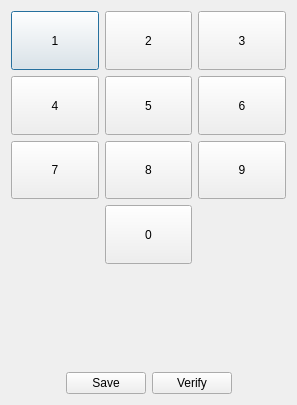
<?xml version="1.0" encoding="UTF-8"?>
<ui version="4.0">
 <class>Dialog</class>
 <widget class="QDialog" name="Dialog">
  <property name="geometry">
   <rect>
    <x>0</x>
    <y>0</y>
    <width>297</width>
    <height>405</height>
   </rect>
  </property>
  <property name="windowTitle">
   <string>Dialog</string>
  </property>
  <property name="styleSheet">
   <string notr="true"/>
  </property>
  <layout class="QVBoxLayout" name="verticalLayout">
   <item>
    <layout class="QGridLayout" name="numbers">
     <item row="0" column="0">
      <widget class="QPushButton" name="Num_1">
       <property name="sizePolicy">
        <sizepolicy hsizetype="Preferred" vsizetype="Preferred">
         <horstretch>0</horstretch>
         <verstretch>0</verstretch>
        </sizepolicy>
       </property>
       <property name="minimumSize">
        <size>
         <width>48</width>
         <height>48</height>
        </size>
       </property>
       <property name="maximumSize">
        <size>
         <width>99999</width>
         <height>99999</height>
        </size>
       </property>
       <property name="baseSize">
        <size>
         <width>32</width>
         <height>32</height>
        </size>
       </property>
       <property name="text">
        <string>1</string>
       </property>
      </widget>
     </item>
     <item row="0" column="1">
      <widget class="QPushButton" name="Num_2">
       <property name="sizePolicy">
        <sizepolicy hsizetype="Preferred" vsizetype="Preferred">
         <horstretch>0</horstretch>
         <verstretch>0</verstretch>
        </sizepolicy>
       </property>
       <property name="minimumSize">
        <size>
         <width>48</width>
         <height>48</height>
        </size>
       </property>
       <property name="maximumSize">
        <size>
         <width>99999</width>
         <height>99999</height>
        </size>
       </property>
       <property name="baseSize">
        <size>
         <width>32</width>
         <height>32</height>
        </size>
       </property>
       <property name="text">
        <string>2</string>
       </property>
      </widget>
     </item>
     <item row="0" column="2">
      <widget class="QPushButton" name="Num_3">
       <property name="sizePolicy">
        <sizepolicy hsizetype="Preferred" vsizetype="Preferred">
         <horstretch>0</horstretch>
         <verstretch>0</verstretch>
        </sizepolicy>
       </property>
       <property name="minimumSize">
        <size>
         <width>48</width>
         <height>48</height>
        </size>
       </property>
       <property name="maximumSize">
        <size>
         <width>99999</width>
         <height>99999</height>
        </size>
       </property>
       <property name="baseSize">
        <size>
         <width>32</width>
         <height>32</height>
        </size>
       </property>
       <property name="text">
        <string>3</string>
       </property>
      </widget>
     </item>
     <item row="1" column="0">
      <widget class="QPushButton" name="Num_4">
       <property name="sizePolicy">
        <sizepolicy hsizetype="Preferred" vsizetype="Preferred">
         <horstretch>0</horstretch>
         <verstretch>0</verstretch>
        </sizepolicy>
       </property>
       <property name="minimumSize">
        <size>
         <width>48</width>
         <height>48</height>
        </size>
       </property>
       <property name="maximumSize">
        <size>
         <width>99999</width>
         <height>99999</height>
        </size>
       </property>
       <property name="baseSize">
        <size>
         <width>32</width>
         <height>32</height>
        </size>
       </property>
       <property name="text">
        <string>4</string>
       </property>
      </widget>
     </item>
     <item row="1" column="1">
      <widget class="QPushButton" name="Num_5">
       <property name="sizePolicy">
        <sizepolicy hsizetype="Preferred" vsizetype="Preferred">
         <horstretch>0</horstretch>
         <verstretch>0</verstretch>
        </sizepolicy>
       </property>
       <property name="minimumSize">
        <size>
         <width>48</width>
         <height>48</height>
        </size>
       </property>
       <property name="maximumSize">
        <size>
         <width>99999</width>
         <height>99999</height>
        </size>
       </property>
       <property name="baseSize">
        <size>
         <width>32</width>
         <height>32</height>
        </size>
       </property>
       <property name="text">
        <string>5</string>
       </property>
      </widget>
     </item>
     <item row="1" column="2">
      <widget class="QPushButton" name="Num_6">
       <property name="sizePolicy">
        <sizepolicy hsizetype="Preferred" vsizetype="Preferred">
         <horstretch>0</horstretch>
         <verstretch>0</verstretch>
        </sizepolicy>
       </property>
       <property name="minimumSize">
        <size>
         <width>48</width>
         <height>48</height>
        </size>
       </property>
       <property name="maximumSize">
        <size>
         <width>99999</width>
         <height>99999</height>
        </size>
       </property>
       <property name="baseSize">
        <size>
         <width>32</width>
         <height>32</height>
        </size>
       </property>
       <property name="text">
        <string>6</string>
       </property>
      </widget>
     </item>
     <item row="2" column="0">
      <widget class="QPushButton" name="Num_7">
       <property name="sizePolicy">
        <sizepolicy hsizetype="Preferred" vsizetype="Preferred">
         <horstretch>0</horstretch>
         <verstretch>0</verstretch>
        </sizepolicy>
       </property>
       <property name="minimumSize">
        <size>
         <width>48</width>
         <height>48</height>
        </size>
       </property>
       <property name="maximumSize">
        <size>
         <width>99999</width>
         <height>99999</height>
        </size>
       </property>
       <property name="baseSize">
        <size>
         <width>32</width>
         <height>32</height>
        </size>
       </property>
       <property name="text">
        <string>7</string>
       </property>
      </widget>
     </item>
     <item row="2" column="1">
      <widget class="QPushButton" name="Num_8">
       <property name="sizePolicy">
        <sizepolicy hsizetype="Preferred" vsizetype="Preferred">
         <horstretch>0</horstretch>
         <verstretch>0</verstretch>
        </sizepolicy>
       </property>
       <property name="minimumSize">
        <size>
         <width>48</width>
         <height>48</height>
        </size>
       </property>
       <property name="maximumSize">
        <size>
         <width>99999</width>
         <height>99999</height>
        </size>
       </property>
       <property name="baseSize">
        <size>
         <width>32</width>
         <height>32</height>
        </size>
       </property>
       <property name="text">
        <string>8</string>
       </property>
      </widget>
     </item>
     <item row="2" column="2">
      <widget class="QPushButton" name="Num_9">
       <property name="sizePolicy">
        <sizepolicy hsizetype="Preferred" vsizetype="Preferred">
         <horstretch>0</horstretch>
         <verstretch>0</verstretch>
        </sizepolicy>
       </property>
       <property name="minimumSize">
        <size>
         <width>48</width>
         <height>48</height>
        </size>
       </property>
       <property name="maximumSize">
        <size>
         <width>99999</width>
         <height>99999</height>
        </size>
       </property>
       <property name="baseSize">
        <size>
         <width>32</width>
         <height>32</height>
        </size>
       </property>
       <property name="text">
        <string>9</string>
       </property>
      </widget>
     </item>
     <item row="3" column="1">
      <widget class="QPushButton" name="Num_0">
       <property name="sizePolicy">
        <sizepolicy hsizetype="Preferred" vsizetype="Preferred">
         <horstretch>0</horstretch>
         <verstretch>0</verstretch>
        </sizepolicy>
       </property>
       <property name="minimumSize">
        <size>
         <width>48</width>
         <height>48</height>
        </size>
       </property>
       <property name="maximumSize">
        <size>
         <width>99999</width>
         <height>99999</height>
        </size>
       </property>
       <property name="baseSize">
        <size>
         <width>32</width>
         <height>32</height>
        </size>
       </property>
       <property name="text">
        <string>0</string>
       </property>
      </widget>
     </item>
    </layout>
   </item>
   <item>
    <widget class="QLabel" name="SecureNumber">
     <property name="minimumSize">
      <size>
       <width>0</width>
       <height>32</height>
      </size>
     </property>
     <property name="maximumSize">
      <size>
       <width>16777215</width>
       <height>96</height>
      </size>
     </property>
     <property name="layoutDirection">
      <enum>Qt::LeftToRight</enum>
     </property>
     <property name="text">
      <string/>
     </property>
     <property name="alignment">
      <set>Qt::AlignCenter</set>
     </property>
     <property name="indent">
      <number>0</number>
     </property>
    </widget>
   </item>
   <item>
    <layout class="QHBoxLayout" name="horizontalLayout">
     <item>
      <spacer name="horizontalSpacer">
       <property name="orientation">
        <enum>Qt::Horizontal</enum>
       </property>
       <property name="sizeHint" stdset="0">
        <size>
         <width>40</width>
         <height>20</height>
        </size>
       </property>
      </spacer>
     </item>
     <item>
      <widget class="QPushButton" name="saveButton">
       <property name="text">
        <string>Save</string>
       </property>
      </widget>
     </item>
     <item>
      <widget class="QPushButton" name="verifyButton">
       <property name="text">
        <string>Verify</string>
       </property>
      </widget>
     </item>
     <item>
      <spacer name="horizontalSpacer_2">
       <property name="orientation">
        <enum>Qt::Horizontal</enum>
       </property>
       <property name="sizeHint" stdset="0">
        <size>
         <width>40</width>
         <height>20</height>
        </size>
       </property>
      </spacer>
     </item>
    </layout>
   </item>
  </layout>
 </widget>
 <resources/>
 <connections/>
</ui>
